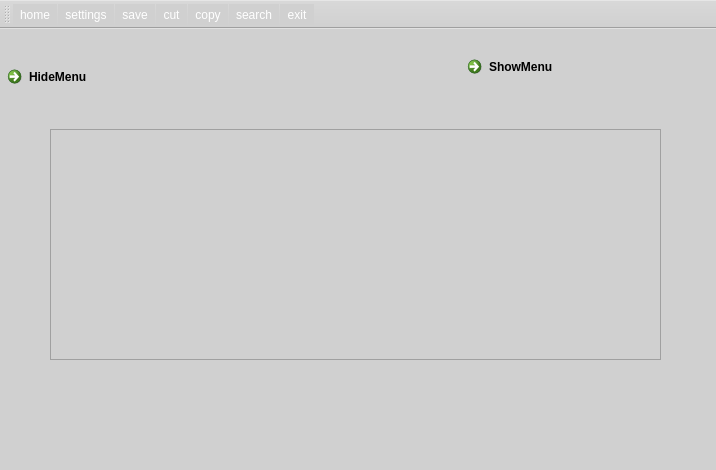
<?xml version="1.0" encoding="UTF-8"?>
<ui version="4.0">
 <class>MainWindow</class>
 <widget class="QMainWindow" name="MainWindow">
  <property name="geometry">
   <rect>
    <x>0</x>
    <y>0</y>
    <width>716</width>
    <height>470</height>
   </rect>
  </property>
  <property name="windowTitle">
   <string>MainWindow</string>
  </property>
  <property name="styleSheet">
   <string notr="true">background-color: rgb(208, 208, 208);</string>
  </property>
  <widget class="QWidget" name="centralwidget">
   <widget class="QCommandLinkButton" name="commandLinkButton">
    <property name="geometry">
     <rect>
      <x>0</x>
      <y>30</y>
      <width>222</width>
      <height>48</height>
     </rect>
    </property>
    <property name="text">
     <string>HideMenu</string>
    </property>
   </widget>
   <widget class="QCommandLinkButton" name="commandLinkButton_2">
    <property name="geometry">
     <rect>
      <x>460</x>
      <y>20</y>
      <width>222</width>
      <height>48</height>
     </rect>
    </property>
    <property name="text">
     <string>ShowMenu</string>
    </property>
   </widget>
   <widget class="QTreeView" name="treeView">
    <property name="geometry">
     <rect>
      <x>50</x>
      <y>100</y>
      <width>611</width>
      <height>231</height>
     </rect>
    </property>
   </widget>
  </widget>
  <widget class="QStatusBar" name="statusbar"/>
  <widget class="QToolBar" name="toolBar">
   <property name="windowTitle">
    <string>toolBar</string>
   </property>
   <property name="layoutDirection">
    <enum>Qt::LeftToRight</enum>
   </property>
   <property name="styleSheet">
    <string notr="true">color: qlineargradient(spread:pad, x1:0, y1:0, x2:1, y2:0, stop:0 rgba(0, 0, 0, 255), stop:1 rgba(255, 255, 255, 255));</string>
   </property>
   <property name="iconSize">
    <size>
     <width>90</width>
     <height>70</height>
    </size>
   </property>
   <attribute name="toolBarArea">
    <enum>TopToolBarArea</enum>
   </attribute>
   <attribute name="toolBarBreak">
    <bool>false</bool>
   </attribute>
   <addaction name="actionHome"/>
   <addaction name="actionSettings_2"/>
   <addaction name="actionSave"/>
   <addaction name="actionCut"/>
   <addaction name="actionCopy"/>
   <addaction name="actionSearch"/>
   <addaction name="actionExit"/>
  </widget>
  <action name="actionSettings">
   <property name="icon">
    <iconset>
     <normaloff>:/iman/Downloads/settings1.ico</normaloff>:/iman/Downloads/settings1.ico</iconset>
   </property>
   <property name="text">
    <string>settings</string>
   </property>
   <property name="toolTip">
    <string>settings</string>
   </property>
  </action>
  <action name="actionSettings_2">
   <property name="icon">
    <iconset resource="../iman.qrc">
     <normaloff>:/Project/BeforNewYearProject/settings_icon.svg</normaloff>:/Project/BeforNewYearProject/settings_icon.svg</iconset>
   </property>
   <property name="text">
    <string>settings</string>
   </property>
   <property name="toolTip">
    <string>Settings</string>
   </property>
  </action>
  <action name="actionSearch">
   <property name="icon">
    <iconset resource="../iman.qrc">
     <normaloff>:/Project/BeforNewYearProject/search_icon3.svg</normaloff>:/Project/BeforNewYearProject/search_icon3.svg</iconset>
   </property>
   <property name="text">
    <string>search</string>
   </property>
   <property name="toolTip">
    <string>Search</string>
   </property>
  </action>
  <action name="actionHome">
   <property name="icon">
    <iconset resource="../iman.qrc">
     <normaloff>:/Project/BeforNewYearProject/home_icon.svg</normaloff>:/Project/BeforNewYearProject/home_icon.svg</iconset>
   </property>
   <property name="text">
    <string>home</string>
   </property>
   <property name="toolTip">
    <string>Home</string>
   </property>
  </action>
  <action name="actionSave">
   <property name="icon">
    <iconset resource="../iman.qrc">
     <normaloff>:/Project/BeforNewYearProject/save_icon.svg</normaloff>:/Project/BeforNewYearProject/save_icon.svg</iconset>
   </property>
   <property name="text">
    <string>save</string>
   </property>
   <property name="toolTip">
    <string>Save</string>
   </property>
  </action>
  <action name="actionCut">
   <property name="icon">
    <iconset resource="../iman.qrc">
     <normaloff>:/Project/BeforNewYearProject/cut_icon.svg</normaloff>:/Project/BeforNewYearProject/cut_icon.svg</iconset>
   </property>
   <property name="text">
    <string>cut</string>
   </property>
   <property name="toolTip">
    <string>Cut</string>
   </property>
  </action>
  <action name="actionCopy">
   <property name="icon">
    <iconset resource="../iman.qrc">
     <normaloff>:/Project/BeforNewYearProject/copy_icon2.svg</normaloff>:/Project/BeforNewYearProject/copy_icon2.svg</iconset>
   </property>
   <property name="text">
    <string>copy</string>
   </property>
   <property name="toolTip">
    <string>Copy</string>
   </property>
  </action>
  <action name="actionExit">
   <property name="icon">
    <iconset resource="../iman.qrc">
     <normaloff>:/Project/BeforNewYearProject/exit_icon.svg</normaloff>:/Project/BeforNewYearProject/exit_icon.svg</iconset>
   </property>
   <property name="text">
    <string>exit</string>
   </property>
   <property name="toolTip">
    <string>Exit</string>
   </property>
  </action>
 </widget>
 <resources>
  <include location="../iman.qrc"/>
 </resources>
 <connections>
  <connection>
   <sender>actionExit</sender>
   <signal>triggered()</signal>
   <receiver>MainWindow</receiver>
   <slot>close()</slot>
   <hints>
    <hint type="sourcelabel">
     <x>-1</x>
     <y>-1</y>
    </hint>
    <hint type="destinationlabel">
     <x>356</x>
     <y>234</y>
    </hint>
   </hints>
  </connection>
  <connection>
   <sender>actionSettings_2</sender>
   <signal>triggered()</signal>
   <receiver>toolBar</receiver>
   <slot>hide()</slot>
   <hints>
    <hint type="sourcelabel">
     <x>-1</x>
     <y>-1</y>
    </hint>
    <hint type="destinationlabel">
     <x>357</x>
     <y>41</y>
    </hint>
   </hints>
  </connection>
  <connection>
   <sender>commandLinkButton</sender>
   <signal>clicked()</signal>
   <receiver>toolBar</receiver>
   <slot>hide()</slot>
   <hints>
    <hint type="sourcelabel">
     <x>201</x>
     <y>185</y>
    </hint>
    <hint type="destinationlabel">
     <x>312</x>
     <y>67</y>
    </hint>
   </hints>
  </connection>
  <connection>
   <sender>commandLinkButton_2</sender>
   <signal>clicked()</signal>
   <receiver>toolBar</receiver>
   <slot>show()</slot>
   <hints>
    <hint type="sourcelabel">
     <x>546</x>
     <y>195</y>
    </hint>
    <hint type="destinationlabel">
     <x>424</x>
     <y>75</y>
    </hint>
   </hints>
  </connection>
 </connections>
</ui>
